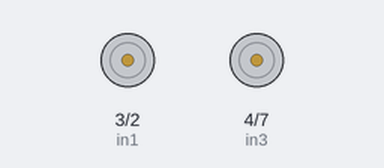
Simulated run of this sketch. Board: Arduino Uno, built with avr-gcc and run on an emulated ATmega328P. Shown: motor-driver pin pairs drawn as motors (green arrow = first pin HIGH = forward, orange = second pin HIGH = backward, longer = more drive, scaled by the enable pin).

Above: at 0.1 s.
At 5.1 s:
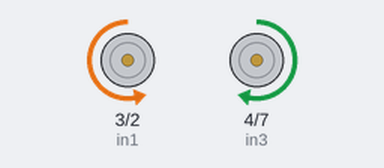
Timing chart, 0 to 7.1 s (numbered marks = the images above):
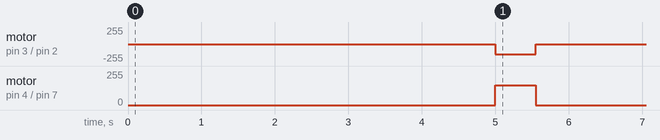

The sketch:

manuverability.ino
```cpp
#define enA 5 //Brown
#define enB 6 //White
#define in3 4 //Green
#define in4 7 //Purple
#define in1 3 //Red
#define in2 2 //Ornage 21.78 30.13
#define button 4
#define lSpeed 250
#define rSpeed 250
#define lSpeedBack 250
#define rSpeedBack 250
#define lSpeedTurn 150
#define rSpeedTurn 150

const int trigPin = 12;
const int echoPin = 13;
int us1Dist;
long duration;
int distance;

void setup() {
  // put your setup code here, to run once:

  //Motor Setup
  pinMode(enA, OUTPUT);
  pinMode(in1, OUTPUT);
  pinMode(in2, OUTPUT);
  pinMode(enB, OUTPUT);
  pinMode(in3, OUTPUT);
  pinMode(in4, OUTPUT);

  //TURN
  delay(5000);
  digitalWrite(in1, LOW);
  digitalWrite(in2, HIGH);
  digitalWrite(in3, HIGH);
  digitalWrite(in4, LOW);
  analogWrite(enA, lSpeedTurn); // Send PWM signal to L298N Enable pin
  analogWrite(enB, rSpeedTurn);
  delay(550);

  //STOP
  analogWrite(enA, 0); // Send PWM signal to L298N Enable pin
  analogWrite(enB, 0);
  delay(1000);
}

void loop() {
  // put your main code here, to run repeatedly:

}
```
